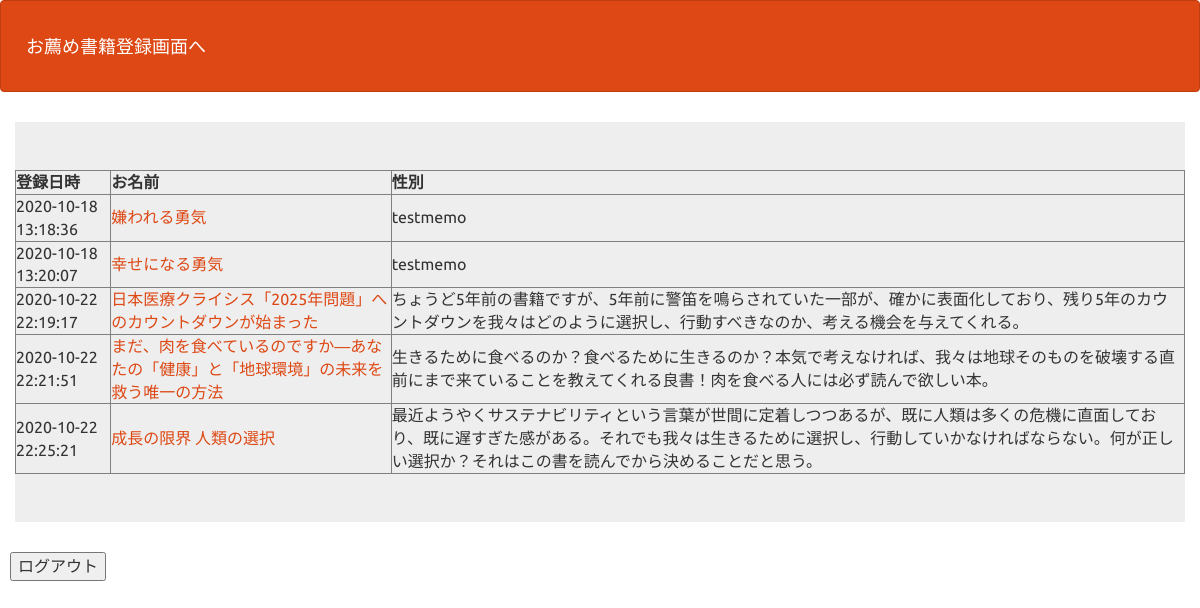
Screenshot of /select.php (signed in) with the database file from the repository.
### tables this page shows
CREATE TABLE `gs_bm_table` (
  `id` int(12) NOT NULL,
  `name` varchar(64) NOT NULL,
  `url` text NOT NULL,
  `text` text NOT NULL,
  `indate` datetime NOT NULL
);

### select.php (the view, shortened to what this page needs)
<?php
require_once 'UserLogic.php';
try {
  $pdo = new PDO('mysql:dbname=gs_bm;charset=utf8;host=localhost', 'root', 'root');
} catch (PDOException $e) {
  exit('DB接続エラー:' . $e->getMessage());
}
$stmt = $pdo->prepare("SELECT * FROM gs_bm_table");
$status = $stmt->execute();
$view="";
if ($status == false) {
  $error = $stmt->errorInfo();
  exit("ErrorQuery:".$error[2]);
}else{
  while( $result = $stmt->fetch(PDO::FETCH_ASSOC)){
    $view .= '<tr>';
    $view .= '<td>'.$result['indate'].'</td>';
    $view .= '<td><a href="'.$result['url'].'" target=”_blank”>'.$result['name'].'</a>'.'</td>';
    $view .= '<td>'.$result['text'].'</td>';
    $view .= '</tr>';
  }
}
?>
<!DOCTYPE html>
<html lang="ja">
<head>
<link rel="stylesheet" href="css/range.css">
<link href="css/bootstrap.min.css" rel="stylesheet">
</head>
<body id="main">
<header>
  <nav class="navbar navbar-default">
    <div class="container-fluid">
      <div class="navbar-header">
      <a class="navbar-brand" href="bookmark_form.php">お薦め書籍登録画面へ</a>
      </div>
    </div>
  </nav>
</header>
  <div>
    <div class="container jumbotron">
      <table border="1">
          <tr>
              <th>登録日時</th>
              <th>お名前</th>
              <th>性別</th>
          </tr>
          <?= $view ?>
      </table>
    </div>
    <form action="logout.php" method="POST">
        <input type="submit" name="logout" value="ログアウト">
    </form>
  </div>
</body>
</html>

### select.php (style rules this page uses)
div { padding: 10px;font-size:16px; }

### rows the page displays
gs_bm_table: indate "2020-10-18 13:18:36", name "嫌われる勇気", text "testmemo"
gs_bm_table: indate "2020-10-18 13:20:07", name "幸せになる勇気", text "testmemo"
gs_bm_table: indate "2020-10-22 22:19:17", name "日本医療クライシス「2025年問題」へのカウントダウンが始まった", text "ちょうど5年前の書籍ですが、5年前に警笛を鳴らされていた一部が、確かに表面化しており、残り5年のカウントダウンを我々はどのように選択し、行動すべきなのか、考える機会を与えてくれる。"
gs_bm_table: indate "2020-10-22 22:21:51", name "まだ、肉を食べているのですか―あなたの「健康」と「地球環境」の未来を救う唯一の方法", text "生きるために食べるのか？食べるために生きるのか？本気で考えなければ、我々は地球そのものを破壊する直前にまで来ていることを教えてくれる良書！肉を食べる人には必ず読んで欲しい本。"
gs_bm_table: indate "2020-10-22 22:25:21", name "成長の限界 人類の選択", text "最近ようやくサステナビリティという言葉が世間に定着しつつあるが、既に人類は多くの危機に直面しており、既に遅すぎた感がある。それでも我々は生きるために選択し、行動していかなければならない。何が正しい選択か？それはこの書を読んでから決めることだと思う。"
